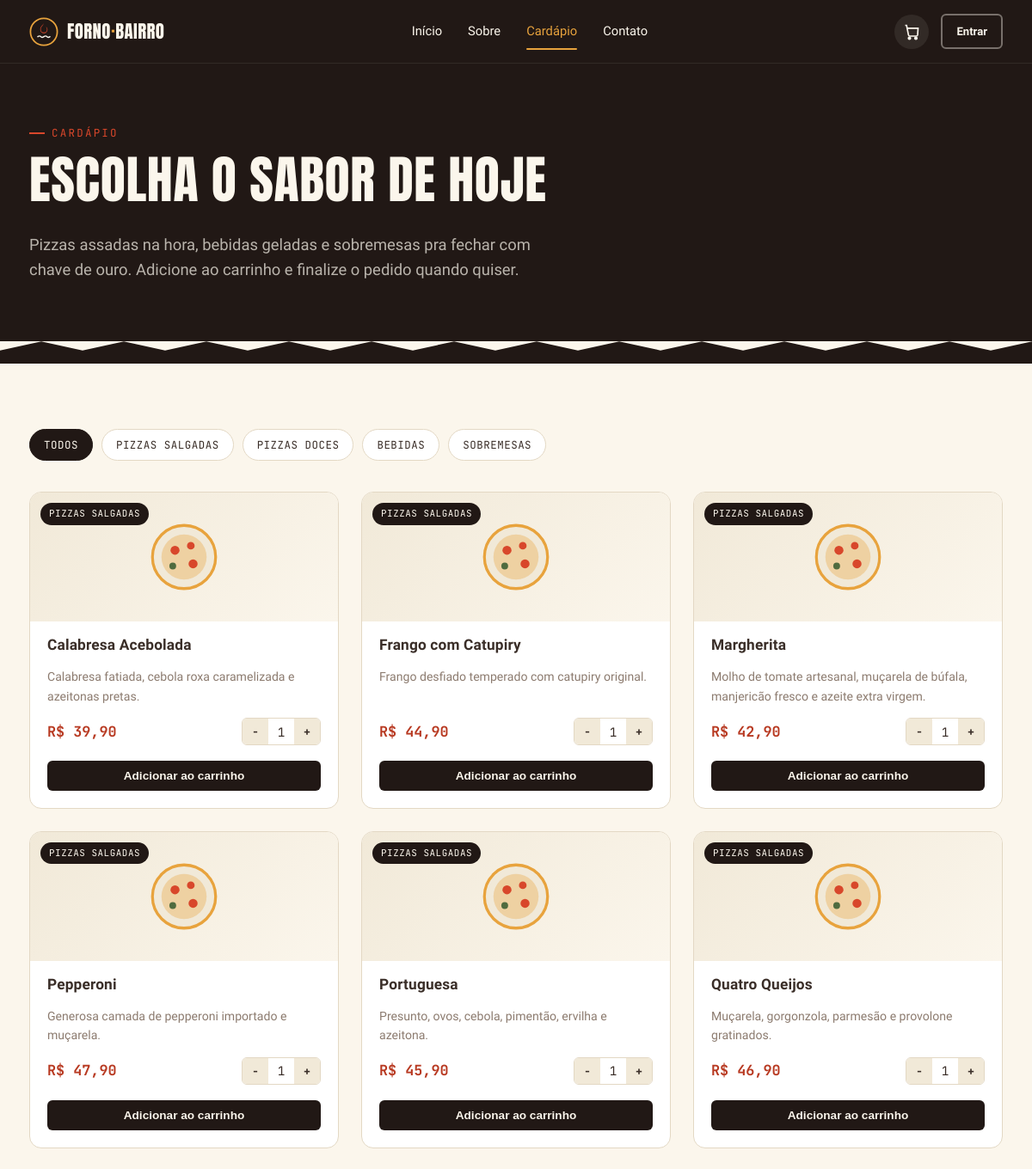
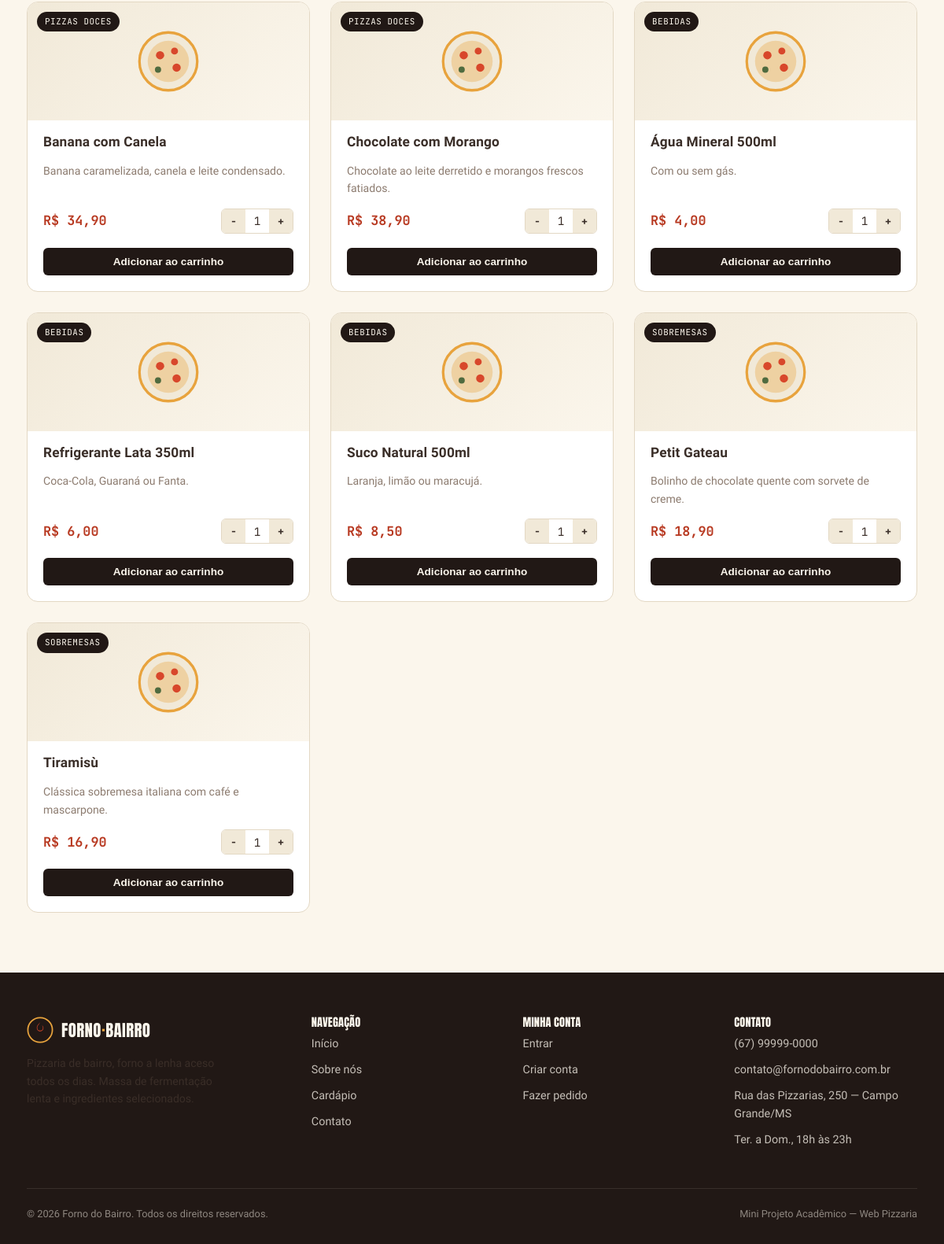
/produtos.php, run on the app's committed database (2 pictures, top to bottom).
### tables this page shows
CREATE TABLE categorias (
    id      INT AUTO_INCREMENT PRIMARY KEY,
    nome    VARCHAR(60) NOT NULL,
    slug    VARCHAR(60) NOT NULL UNIQUE
);

CREATE TABLE produtos (
    id            INT AUTO_INCREMENT PRIMARY KEY,
    categoria_id  INT             NOT NULL,
    nome          VARCHAR(120)    NOT NULL,
    descricao     VARCHAR(500)    NULL,
    preco         DECIMAL(8,2)    NOT NULL,
    imagem        VARCHAR(255)    NULL,
    disponivel    TINYINT(1)      NOT NULL DEFAULT 1,
    criado_em     DATETIME        NOT NULL DEFAULT CURRENT_TIMESTAMP,
    FOREIGN KEY (categoria_id) REFERENCES categorias(id)
);

### app/Core/helpers.php (called while the page is built, shortened)
<?php
function limpar(string $valor): string
{
    return htmlspecialchars(trim($valor), ENT_QUOTES, 'UTF-8');
}
function formatarPreco(float $valor): string
{
    return 'R$ ' . number_format($valor, 2, ',', '.');
}

### public/produtos.php (the view, shortened to what this page needs)
<?php
$produtos   = [];
$categorias = [];
$erroBanco  = false;
try {
    $pdo = conectar();
    $categorias = $pdo->query("SELECT * FROM categorias ORDER BY id")->fetchAll();
    $produtos   = $pdo->query("SELECT p.*, c.slug AS categoria_slug, c.nome AS categoria_nome
                                FROM produtos p JOIN categorias c ON c.id = p.categoria_id
                                WHERE p.disponivel = 1
                                ORDER BY c.id, p.nome")->fetchAll();
} catch (Throwable $e) {
    $erroBanco = true;
}
include __DIR__ . '/../app/Views/partials/header.php';
?>
<section class="page-banner">
  <div class="container">
    <div class="eyebrow">Cardápio</div>
    <h1>Escolha o sabor de hoje</h1>
    <p class="lede">Pizzas assadas na hora, bebidas geladas e sobremesas pra fechar com chave de ouro. Adicione ao carrinho e finalize o pedido quando quiser.</p>
  </div>
</section>
<div class="crust-divider on-charcoal"></div>
<section class="section">
  <div class="container">
    <?php if ($erroBanco): ?>
      <div class="empty-state">
        <p>Não foi possível carregar o cardápio agora. Verifique se o banco de dados foi importado (<code>database/schema.sql</code>) e se <code>app/Config/config.php</code> está configurado corretamente.</p>
      </div>
    <?php else: ?>
      <div class="filter-tabs" id="filterTabs" style="margin-bottom: 36px;">
        <button type="button" class="active" data-filtro="todos">Todos</button>
        <?php foreach ($categorias as $cat): ?>
          <button type="button" data-filtro="<?= limpar($cat['slug']) ?>"><?= limpar($cat['nome']) ?></button>
        <?php endforeach; ?>
      </div>
      <div class="product-grid" id="productGrid">
        <?php foreach ($produtos as $p): $imgUrl = urlImagemProduto($p['imagem'] ?? null); ?>
          <div class="product-card" data-categoria="<?= limpar($p['categoria_slug']) ?>">
            <div class="product-media">
              <span class="product-tag"><?= limpar($p['categoria_nome']) ?></span>
            </div>
            <div class="product-body">
              <h3><?= limpar($p['nome']) ?></h3>
              <p class="product-desc"><?= limpar($p['descricao']) ?></p>
              <div class="product-footer">
                <span class="price-tag"><?= formatarPreco($p['preco']) ?></span>
                <div class="qty-stepper" data-qty-wrap>
                  <button type="button" data-qty-menos>−</button>
                  <span data-qty-valor>1</span>
                  <button type="button" data-qty-mais>+</button>
                </div>
              </div>
              <button type="button" class="add-btn"
                data-add-produto
                data-id="<?= (int)$p['id'] ?>"
                data-nome="<?= limpar($p['nome']) ?>"
                data-preco="<?= (float)$p['preco'] ?>">
                Adicionar ao carrinho
              </button>
            </div>
          </div>
        <?php endforeach; ?>
      </div>
    <?php endif; ?>
  </div>
</section>
<?php include __DIR__ . '/../app/Views/partials/footer.php'; ?>

### data on the page
categorias: nome "PIZZAS SALGADAS"
categorias: nome "PIZZAS DOCES"
categorias: nome "BEBIDAS"
categorias: nome "SOBREMESAS"
produtos: categoria.nome "PIZZAS SALGADAS", nome "Calabresa Acebolada", descricao "Calabresa fatiada, cebola roxa caramelizada e azeitonas pretas.", preco "R$ 39,90"
produtos: categoria.nome "PIZZAS SALGADAS", nome "Frango com Catupiry", descricao "Frango desfiado temperado com catupiry original.", preco "R$ 44,90"
produtos: categoria.nome "PIZZAS SALGADAS", nome "Margherita", descricao "Molho de tomate artesanal, muçarela de búfala, manjericão fresco e azeite extra virgem.", preco "R$ 42,90"
produtos: categoria.nome "PIZZAS SALGADAS", nome "Pepperoni", descricao "Generosa camada de pepperoni importado e muçarela.", preco "R$ 47,90"
produtos: categoria.nome "PIZZAS SALGADAS", nome "Portuguesa", descricao "Presunto, ovos, cebola, pimentão, ervilha e azeitona.", preco "R$ 45,90"
produtos: categoria.nome "PIZZAS SALGADAS", nome "Quatro Queijos", descricao "Muçarela, gorgonzola, parmesão e provolone gratinados.", preco "R$ 46,90"
produtos: categoria.nome "PIZZAS DOCES", nome "Banana com Canela", descricao "Banana caramelizada, canela e leite condensado.", preco "R$ 34,90"
produtos: categoria.nome "PIZZAS DOCES", nome "Chocolate com Morango", descricao "Chocolate ao leite derretido e morangos frescos fatiados.", preco "R$ 38,90"
produtos: categoria.nome "BEBIDAS", nome "Água Mineral 500ml", descricao "Com ou sem gás.", preco "R$ 4,00"
produtos: categoria.nome "BEBIDAS", nome "Refrigerante Lata 350ml", descricao "Coca-Cola, Guaraná ou Fanta.", preco "R$ 6,00"
produtos: categoria.nome "BEBIDAS", nome "Suco Natural 500ml", descricao "Laranja, limão ou maracujá.", preco "R$ 8,50"
produtos: categoria.nome "SOBREMESAS", nome "Petit Gateau", descricao "Bolinho de chocolate quente com sorvete de creme.", preco "R$ 18,90"
produtos: categoria.nome "SOBREMESAS", nome "Tiramisù", descricao "Clássica sobremesa italiana com café e mascarpone.", preco "R$ 16,90"
